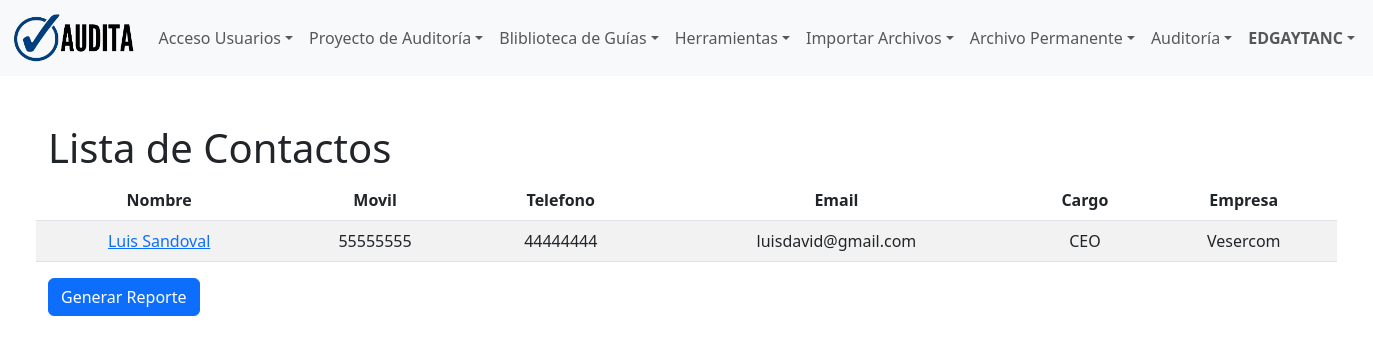
Before: /proyecto/contacto/lista/ (signed in) with the older database file.
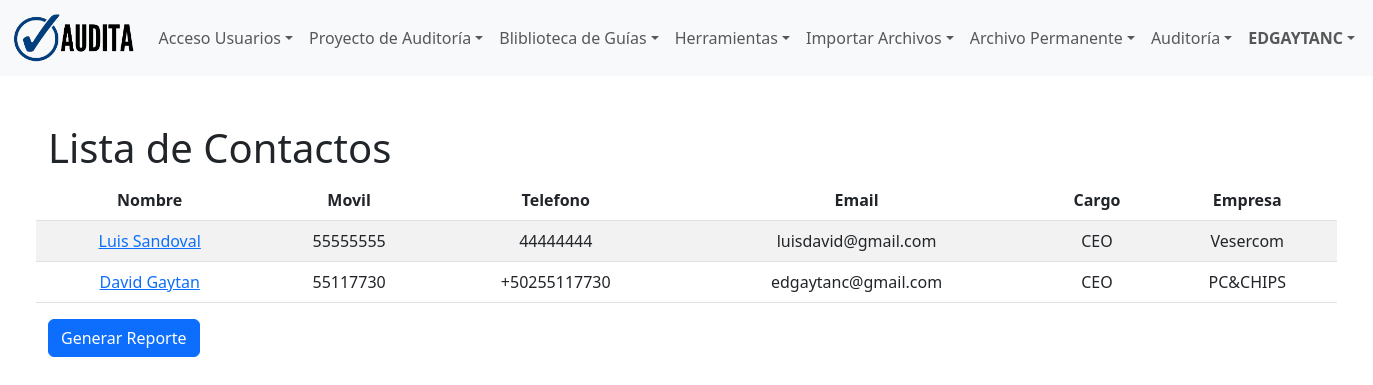
After: the same page with the newer database file.
### proyecto/models.py (models this page shows, shortened)
class Contacto(models.Model):
    nombre = models.CharField(max_length=100, verbose_name='Nombre Contacto')
    movil = models.CharField(max_length=15, verbose_name='Movil Contacto')
    telefono = models.CharField(max_length=15, null=True, blank=True, verbose_name='Teléfono Contacto')
    email = models.EmailField(verbose_name='Email Contacto')
    cargo = models.CharField(max_length=100, null=True, blank=True, verbose_name='Cargo Contacto')
    empresa = models.CharField(max_length=100, null=True, blank=True, verbose_name='Empresa en que labora')
    class Meta:
        db_table = 'contact'
        verbose_name = 'Contacto'
        verbose_name_plural = 'Contactos'
        ordering = ['id']

### proyecto/views.py (the view)
# urls.py: path('contacto/lista/', views.lista_Contacto,name='lista_contactos'),
@login_required
def lista_Contacto(request):
    contactos = Contacto.objects.all()
    context = {
        'contactos':contactos
    }
    return render(request, 'proyecto/lista_contactos.html', context)

### templates/proyecto/lista_contactos.html (shortened to what this page needs)
{% extends 'layout/base.html' %}
{% load crispy_forms_tags %}
{% load static %}
{% block 'content' %}
<div class="row p-5">
    <h1>Lista de Contactos</h1>
    <table class="table table-hover table-striped">
        <thead>
        <tr>
            <th scope="col">Nombre</th>
            <th scope="col">Movil</th>
            <th scope="col">Telefono</th>
            <th scope="col">Email</th>
            <th scope="col">Cargo</th>
            <th scope="col">Empresa</th>
        </tr>
        </thead>
        <tbody>
        {% for contacto in contactos %}
            <tr>
            <td><a href="{% url 'detalle_contacto' %}?id={{ contacto.id }}">{{ contacto.nombre }}</a></td>
            <td>{{ contacto.movil }}</td>
            <td>{{ contacto.telefono }}</td>
            <td>{{ contacto.email }}</td>
            <td>{{ contacto.cargo }}</td>
            <td>{{ contacto.empresa }}</td>
            </tr>
        {% endfor %}
        </tbody>
    </table>
    <form id="formulario-contacto" method="POST" action="{% url 'imprimir_contactos' %}">
        <button type="submit" class="btn btn-primary">Generar Reporte</button>
    </form>
</div>
{% endblock 'content' %}

Changed rows visible on the page:
added Contacto: nombre "David Gaytan", movil "55117730", telefono "+50255117730", email "edgaytanc@gmail.com", cargo "CEO", empresa "PC&CHIPS"
